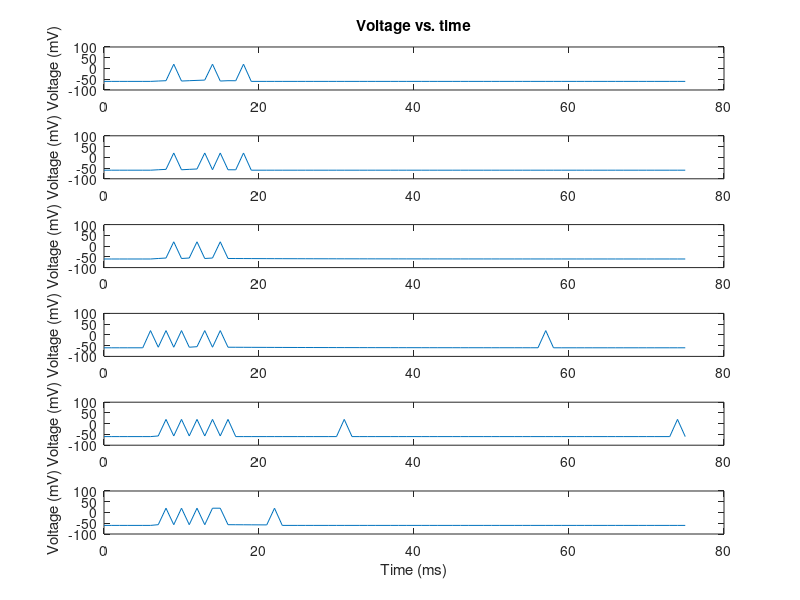

Here is the MATLAB script that generated this plot: (Note: this script raises an error after producing the figure.)
%% Simulation

%%%DEFINE PARAMETERS
dt=1; %time step ms
t_end=75; %total run time ms
t_StimStart=6; %time to start injecting current
t_StimEnd=15; %time to end injecting current
V_th=-55; %spike threshold [mV]
E_L=-60; %resting membrane potential [mV]
V_reset=-60; %value to reset voltage to after a spike [mV]
V_spike=20; %value to draw a spike to, when cell spikes
tau=15; %membrane time constant [ms]
R_m=10; %membrane resistance [MOhm]

%%%DEFINE INITIAL VALUES AND VECTORS TO HOLD RESULTS
t_vect=0:dt:t_end; 
V_vect=zeros(1,length(t_vect));
V_plot_vect=zeros(1,length(t_vect));
V_plot_vect2=zeros(1,length(t_vect));


%%
%INTEGRATE THE EQUATION tau*dV/dt = -V + E_L + I_e*R_m
PlotNum=0;
I_Stim_vect=.5:0.1:1.0; %magnitudes of pulse of injected current [nA]
spTrain=zeros(t_end,length(I_Stim_vect));
clear I_e_vect_mat

for I_Stim=I_Stim_vect; %loop over different I_Stim values
    
    PlotNum = PlotNum+1;
    i=1; %index denoting which element of V is being assigned
        
    V_vect(i)=E_L; %first element of V, i.e. value of V at t=0
    V_plot_vect(i)=V_vect(i); %if no spike, then just plot the actual voltage V
    V_plot_vect2(i)=V_vect(i);
    I_e_vect=zeros(1,t_StimStart/dt); %portion of I_e_vect from t=0 to t_StimStart
    I_e_vect=[I_e_vect I_Stim*ones(1,1+((t_StimEnd-t_StimStart)/dt))];
    I_e_vect=[I_e_vect zeros(1,(t_end-t_StimEnd)/dt)];
%     I_e_vect=awgn(I_e_vect,10,'measured');
    I_e_vect_mat(:,PlotNum)=I_e_vect;
    
    NumSpikes=0; %holds number of spikes that have occurred
    
    tao=exprnd(1);
    lambda(i)=log(exp(V_vect(i)-V_th)+1);
    last_spike = 1;
    
    for t=dt:dt:t_end %loop through values of t in steps of df ms        
        %V_inf = E_L + I_e_vect(i)*R_m;
        %V_vect(i+1) = V_inf + (V_vect(i)-V_inf)*exp(-dt/tau);
        
        V_vect(i+1) = V_vect(i) + (E_L-V_vect(i) + I_e_vect(i)*R_m*5)/tau; %Euler's method
        lambda(i+1)=log(exp(V_vect(i+1)-V_th)+1);
        
        %if statement below says what to do if voltage crosses threshold
        if sum(lambda(last_spike+1:i+1))>tao %cell spiked
            V_plot_vect2(i+1) = V_vect(i+1);
            V_vect(i+1)=V_reset; %set voltage back to V_reset
            V_plot_vect(i+1)=V_spike; %set vector that will be plotted to show a spike here
            
            NumSpikes=NumSpikes+1; %add 1 to the total spike count
            spTrain(i,PlotNum)=1;
            if last_spike == i+1
                disp('two spikes in a row!!')
                return
            end
            last_spike = i+1;
            tao=exprnd(1);
%             lambda(1:i)=0;
%             lambda(i+1)=log(exp(V_vect(i+1)-V_th)+1);
        else %voltage didn't cross threshold so cell does not spike
            V_plot_vect(i+1)=V_vect(i+1); %plot actual voltage
            V_plot_vect2(i+1) = V_vect(i+1);
%             lambda(i+1)=log(exp(V_vect(i+1)-V_th)+1);
        end
        i=i+1; %add 1 to index,corresponding to moving forward 1 time step
    end    
    
    
    %MAKE PLOTS
    figure(2)
    subplot(length(I_Stim_vect),1,PlotNum)
    plot(t_vect,V_plot_vect);
%     hold on
%     plot(t_vect,lambda*100)
    if (PlotNum==1)
        title('Voltage vs. time');
    end
    if (PlotNum==length(I_Stim_vect))
        xlabel('Time (ms)');
    end
    ylabel('Voltage (mV)');
    ylim([-100 100])
    
    if I_Stim ~= I_Stim_vect(end)
        clear lambda
        V_vect=zeros(1,length(t_vect));
        V_plot_vect=zeros(1,length(t_vect));
    end
end


%%
k=R_m/tau;g=1/tau;

I_e=I_e_vect_mat(1:end-1,:);trainM=spTrain;

[expg_Vreset,expg_EL,expg_k]=gconv(I_e,trainM,g); %temporally convolve paramters with g upto spike time

figure;
plot(t_vect(2:end),V_reset.*expg_Vreset(:,end) +E_L.*expg_EL(:,end) + k.*expg_k(:,end),'r');
set(gca,'FontSize',16);
xlabel('Time (ms)');ylabel('Voltage (mV)');
hold on
plot(t_vect(2:end),V_plot_vect2(2:end),'b');
plot([0 t_end],[V_th V_th],'k');
scatter(find(trainM(:,end)),V_vect(find(trainM(:,end))+1))
% plot(t_vect(2:end),lambda(2:end)*50 - 65)
hold off
xlim([0 t_end]);
legend('Fitted V(t)','True V(t)');

%%
link = @(mu) log(exp(mu)-1);  %link = @(mu) mu + log(1-exp(-mu));
derlink = @(mu) exp(mu)./(exp(mu)-1);
invlink = @(resp) log(1 + exp(resp));
F = {link, derlink, invlink};

[betahat_conv,~,stats_conv]=glmfit([expg_Vreset(:) expg_k(:)],trainM(:),'Poisson','link',F);

[betahat_conv(1) E_L-V_th;betahat_conv(2) V_reset-E_L;betahat_conv(3) k]

%% logLikelihood
I_e=I_e_vect_mat(1:end-1,:);trainM=spTrain;

gVec=0.01:0.01:0.15;

link = @(mu) log(exp(mu)-1);
derlink = @(mu) exp(mu)./(exp(mu)-1);
invlink = @(resp) log(1 + exp(resp));
F = {link, derlink, invlink};


for i=1:length(gVec)
    g=gVec(i);

clear expg_Vreset expg_k
[expg_Vreset,expg_EL,expg_k]=gconv(I_e,trainM,g);
[betahat_conv,~,stats_conv]=glmfit([expg_Vreset(:) expg_k(:)],trainM(:),'Poisson','link',F);
lambdahat=glmval(betahat_conv,[expg_Vreset(:) expg_k(:)],F);
logL=sum(log(poisspdf(trainM(:),lambdahat)));

logL_vec(i)=logL;
end

figure;plot(logL_vec);set(gca,'XTick',1:length(gVec),'XTickLabel',gVec,'FontSize',16);
xlabel('g');ylabel('log-likelihood');
[find(logL_vec==max(logL_vec)) gVec(find(logL_vec==max(logL_vec)))]

%% Prediction
I_eg_fit=I_e(:,1); %select an input amplitude
betahat=betahat_conv;
ntrial=10;
ntime=length(I_eg_fit);
simTrain=zeros(ntime,ntrial);
lambdaMat=zeros(ntime,ntrial);
spiketime=zeros(ntime,ntrial);
fit_expg_Vreset=zeros(ntime,ntrial);
fit_expg_k=zeros(ntime,ntrial);
for tr=1:ntrial
    tao=exprnd(1);step=zeros(ntime,1);
    j=1;lastSpT=0;
    fit_expg_Vreset(j,tr)=exp(-g*(j-lastSpT));
    fit_expg_k(j,tr)=exp(-g.*(j-[lastSpT+1:j]))*I_eg_fit(lastSpT+1:j);
    a=[fit_expg_Vreset(j,tr) fit_expg_k(j,tr)];
    step(j)=log(exp(betahat(1)+dot(betahat(2:end),a))+1);
    lambdaMat(j,tr)=step(j);
while (j<=ntime)
    if sum(step)>tao
        step=zeros(ntime,1);
        simTrain(j,tr)=1; %spike
        tao=exprnd(1);
        lastSpT=j;
        if j==ntime
            break
        else
            j=j+1;
            fit_expg_Vreset(j,tr)=exp(-g*(j-lastSpT));
            fit_expg_k(j,tr)=exp(-g.*(j-[lastSpT+1:j]))*I_eg_fit(lastSpT+1:j);
            a=[fit_expg_Vreset(j,tr) fit_expg_k(j,tr)];
            step(j)=log(exp(betahat(1)+dot(betahat(2:end),a))+1);
            lambdaMat(j,tr)=step(j);
        end
    else
        simTrain(j,tr)=0;
        if j==ntime
            break
        else
            j=j+1;
            fit_expg_Vreset(j,tr)=exp(-g*(j-lastSpT));
            fit_expg_k(j,tr)=exp(-g.*(j-[lastSpT+1:j]))*I_eg_fit(lastSpT+1:j);
            a=[fit_expg_Vreset(j,tr) fit_expg_k(j,tr)];
            step(j)=log(exp(betahat(1)+dot(betahat(2:end),a))+1);
            lambdaMat(j,tr)=step(j);
        end
    end
end
end


figure;
imagesc(simTrain');
colormap(flipud(gray));
xlabel('Time (ms)');ylabel('Trial (100mV)');
box off;


